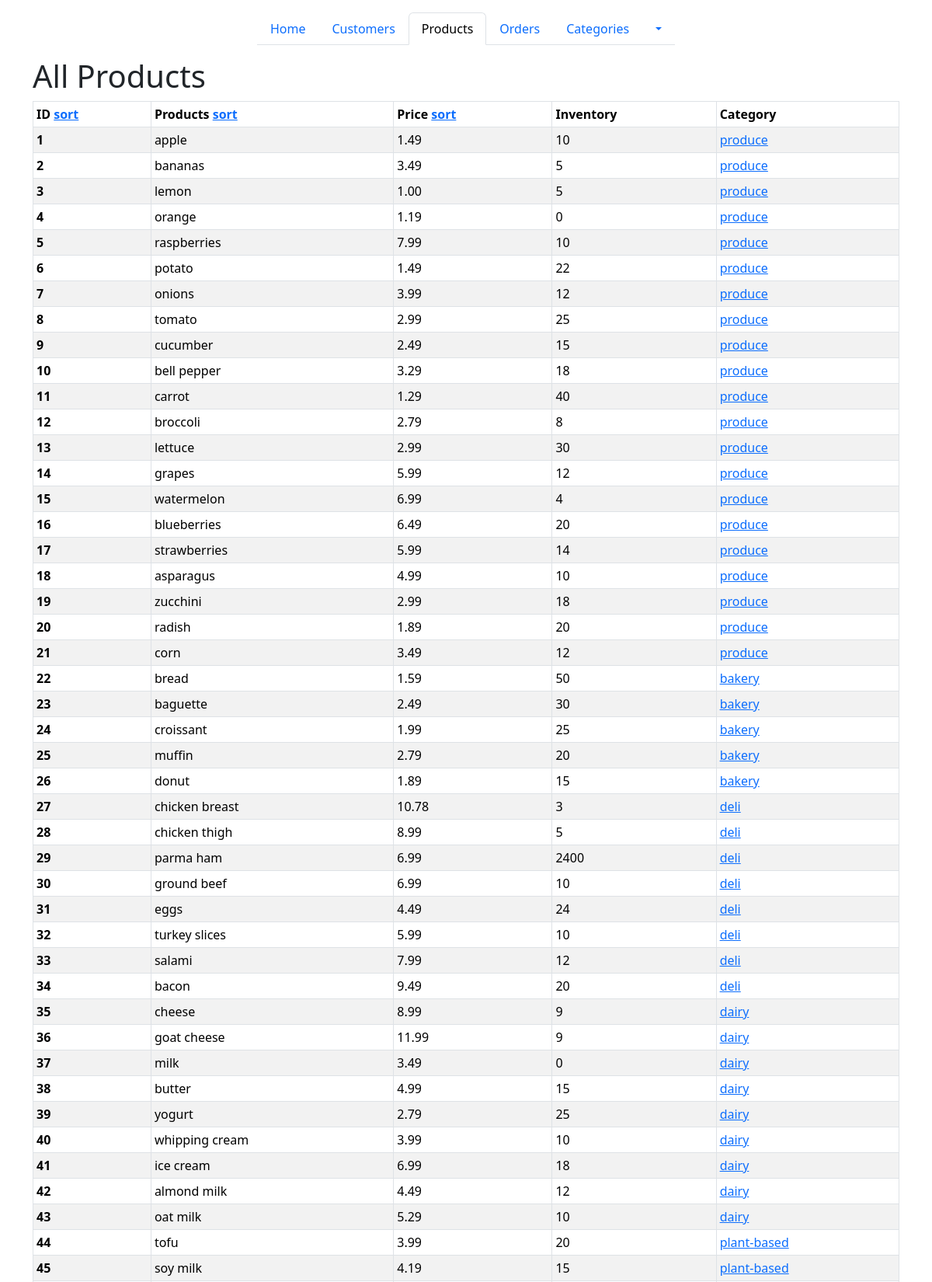
Screenshot of /products/ (upper part) with the database file from the repository.
### models/product.py (models this page shows, shortened)
class Product(db.Model):
    __tablename__ = "Products"
    id = db.mapped_column(db.Integer, primary_key=True)
    name = db.mapped_column(db.String)
    price = db.mapped_column(db.DECIMAL(10, 2))
    available = db.mapped_column(db.Integer, default=0)
    category_id = db.mapped_column(db.Integer, db.ForeignKey("Categories.id"))
    category = db.relationship("Category", back_populates="products")
    order = db.relationship("ProductOrder", back_populates="product")

### models/category.py (models this page shows, shortened)
class Category(db.Model):
    __tablename__ = "Categories"
    id = db.mapped_column(db.Integer, primary_key=True)
    name = db.mapped_column(db.String)
    products = db.relationship("Product",back_populates="category")

### routes/products.py (the view)
@products_bp.route("/")
def all_products_page():
    sort = request.args.get("sort", "id")
    sort_order = request.args.get("sort_order", "asc")
    sort_options ={
        "id": Product.id,
        "name": Product.name,
        "price": Product.price,
        "available": Product.available
    }
    stmt = db.select(Product)
    if sort_order == "asc":
        stmt = stmt.order_by(sort_options[sort].asc())
    else:
        stmt = stmt.order_by(sort_options[sort].desc())
    products = db.session.execute(stmt).scalars()
    return render_template("products.html",
                           products=products,
                           sort_by=sort,
                           sort_order=sort_order)

### templates/products.html (shortened to what this page needs)
{% extends "base.html" %} {% block content %}
<h1>All Products</h1>
<div class="d-flex flex-wrap">
  <table class="table table-bordered table-striped table-sm table-hover">
    <thead>
      <tr>
        <th>
          ID
          <a
            href="/products/?sort=id&sort_order={{ 'asc' if sort_order == 'desc' else 'desc'}}"
            >sort</a
          >
        </th>
        <th>
          Products
          <a
            href="/products/?sort=name&sort_order={{ 'asc' if sort_order == 'desc' else 'desc'}}"
            >sort</a
          >
        </th>
        <th>
          Price
          <a
            href="/products/?sort=price&sort_order={{ 'asc' if sort_order == 'desc' else 'desc'}}"
            >sort</a
          >
        </th>
        <th>Inventory</th>
        <th>Category</th>
      </tr>
    </thead>
    <tbody>
      {% for product in products %}
      <tr>
        <th>{{ product.id }}</th>
        <td>{{ product.name }}</td>
        <td>{{ product.price }}</td>
        <td>{{ product.available }}</td>
        <td>
          <a
            href="{{ url_for('categories.category_detail', name=product.category.name) }}"
            >{{ product.category.name }}</a
          >
        </td>
      </tr>
      {% endfor %}
    </tbody>
  </table>
</div>
{% endblock %}

### rows the page displays
Product: id "1", name "apple", price "1.49", available "10", category.name "produce"
Product: id "2", name "bananas", price "3.49", available "5", category.name "produce"
Product: id "3", name "lemon", price "1.00", available "5", category.name "produce"
Product: id "4", name "orange", price "1.19", available "0", category.name "produce"
Product: id "5", name "raspberries", price "7.99", available "10", category.name "produce"
Product: id "6", name "potato", price "1.49", available "22", category.name "produce"
Product: id "7", name "onions", price "3.99", available "12", category.name "produce"
Product: id "8", name "tomato", price "2.99", available "25", category.name "produce"
Product: id "9", name "cucumber", price "2.49", available "15", category.name "produce"
Product: id "10", name "bell pepper", price "3.29", available "18", category.name "produce"
Product: id "11", name "carrot", price "1.29", available "40", category.name "produce"
Product: id "12", name "broccoli", price "2.79", available "8", category.name "produce"
Product: id "13", name "lettuce", price "2.99", available "30", category.name "produce"
Product: id "14", name "grapes", price "5.99", available "12", category.name "produce"
Product: id "15", name "watermelon", price "6.99", available "4", category.name "produce"
Product: id "16", name "blueberries", price "6.49", available "20", category.name "produce"
Product: id "17", name "strawberries", price "5.99", available "14", category.name "produce"
Product: id "18", name "asparagus", price "4.99", available "10", category.name "produce"
Product: id "19", name "zucchini", price "2.99", available "18", category.name "produce"
Product: id "20", name "radish", price "1.89", available "20", category.name "produce"
Product: id "21", name "corn", price "3.49", available "12", category.name "produce"
Product: id "22", name "bread", price "1.59", available "50", category.name "bakery"
Product: id "23", name "baguette", price "2.49", available "30", category.name "bakery"
Product: id "24", name "croissant", price "1.99", available "25", category.name "bakery"
Product: id "25", name "muffin", price "2.79", available "20", category.name "bakery"
Product: id "26", name "donut", price "1.89", available "15", category.name "bakery"
Product: id "27", name "chicken breast", price "10.78", available "3", category.name "deli"
Product: id "28", name "chicken thigh", price "8.99", available "5", category.name "deli"
Product: id "29", name "parma ham", price "6.99", available "2400", category.name "deli"
Product: id "30", name "ground beef", price "6.99", available "10", category.name "deli"
Product: id "31", name "eggs", price "4.49", available "24", category.name "deli"
Product: id "32", name "turkey slices", price "5.99", available "10", category.name "deli"
Product: id "33", name "salami", price "7.99", available "12", category.name "deli"
Product: id "34", name "bacon", price "9.49", available "20", category.name "deli"
Product: id "35", name "cheese", price "8.99", available "9", category.name "dairy"
Product: id "36", name "goat cheese", price "11.99", available "9", category.name "dairy"
Product: id "37", name "milk", price "3.49", available "0", category.name "dairy"
Product: id "38", name "butter", price "4.99", available "15", category.name "dairy"
Product: id "39", name "yogurt", price "2.79", available "25", category.name "dairy"
Product: id "40", name "whipping cream", price "3.99", available "10", category.name "dairy"
Product: id "41", name "ice cream", price "6.99", available "18", category.name "dairy"
Product: id "42", name "almond milk", price "4.49", available "12", category.name "dairy"
Product: id "43", name "oat milk", price "5.29", available "10", category.name "dairy"
Product: id "44", name "tofu", price "3.99", available "20", category.name "plant-based"
Product: id "45", name "soy milk", price "4.19", available "15", category.name "plant-based"
